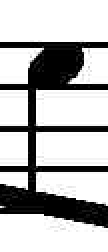
#> input picture model/dataset/Eighth-Note/104.png, 54 x 126 px (shown 2 times larger); its folder holds only this picture in this run
$ jupyter execute --allow-errors Untitled.ipynb
#> lines starting #> are read from the running program, lines starting #| are printed output that depends on the picture
[cell 1]
import os
import numpy as np
from sklearn.neighbors import KNeighborsClassifier
from sklearn.cluster import KMeans
from keras.preprocessing.image import img_to_array
from imutils import paths
import cv2
from matplotlib import pyplot as plt
from sklearn.model_selection import train_test_split
from sklearn.preprocessing import LabelEncoder

[cell 2]
def load_data(path):
#> called with path = 'dataset'
    data = []
    labels = []
    image_paths = sorted(paths.list_images(path))
    for image_path in image_paths:
        image = cv2.imread(image_path)
#> image is the input picture: shape (126, 54, 3); min 0, max 255, mean 184
        image = cv2.resize(image, (32, 32))
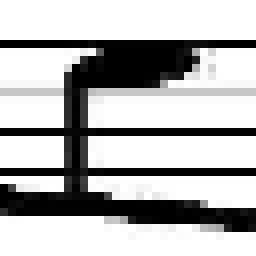
#> image: shape (32, 32, 3) (shown 8 times larger); min 0, max 255, mean 181.6
        data.append(image)

        label = image_path.split(os.path.sep)[-2]
        labels.append(label)
#> pass 2 of the loop in load_data, `for image_path in image_paths:`:
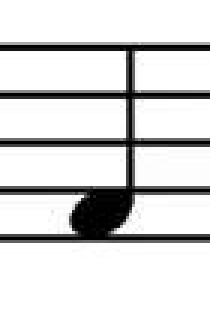
#> input picture model/dataset/Quarter-Note/108.png, 70 x 106 px (shown 3 times larger)
#> in load_data, image is the input picture: shape (106, 70, 3); min 0, max 255, mean 215.6
#> in load_data, `image = cv2.resize(image, (32, 32))`:
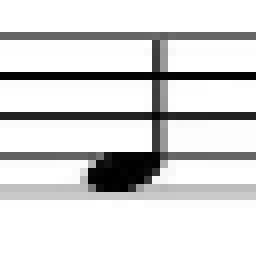
#> image: shape (32, 32, 3) (shown 8 times larger); min 0, max 255, mean 214.9

    return data, labels

def preprocess_dataset(data):
    for i in range(len(data)):
        data[i] = cv2.cvtColor(data[i], cv2.COLOR_BGR2GRAY)
        data[i] = cv2.adaptiveThreshold(data[i], 255, cv2.ADAPTIVE_THRESH_GAUSSIAN_C, cv2.THRESH_BINARY, 11, 2)
    return data

[cell 3]
data, labels = load_data('dataset')
#> data = 2 items; labels = ['Eighth-Note', 'Quarter-Note']

[cell 4]
data_transform = preprocess_dataset(data)
#> the loop in preprocess_dataset, `for i in range(len(data)):` made 2 passes
#> after the loop in preprocess_dataset, `for i in range(len(data)):`: data = 2 items
#> data_transform = 2 items
data_transform = np.array(data, dtype='float') / 255.0

[cell 5]
data_flatten = np.array([data.flatten() for data in data_transform])

#> (a cell that did not finish here is left out)

[cell 7]
le = LabelEncoder()
labels = le.fit_transform(labels)
#> labels = [0, 1]

[cell 8]
X_train, X_test, y_train, y_test = train_test_split(data_flatten, labels, test_size=0.2, shuffle=True)
#> y_train = [0]; y_test = [1]
